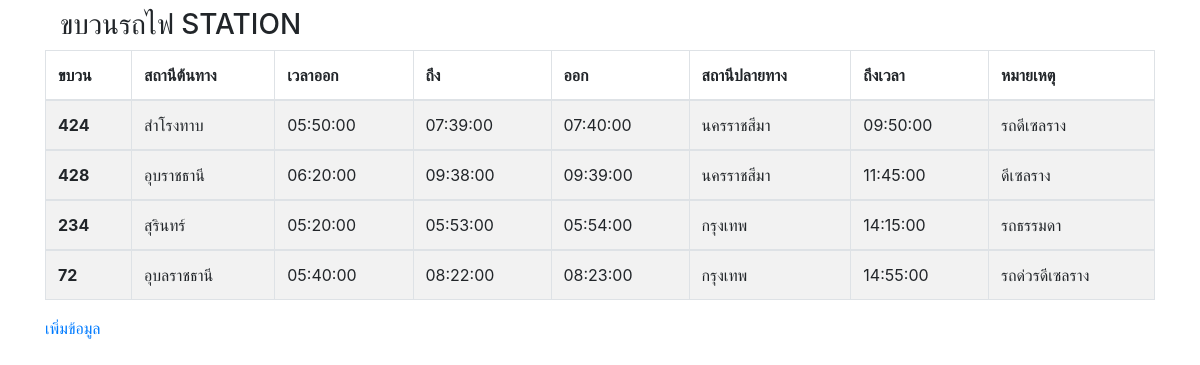
The page / on the database its author committed.
### tables this page shows
CREATE TABLE `theorigin` (
  `s_id` int(3) NOT NULL,
  `s_name` varchar(255) NOT NULL,
  `s_timeout` time NOT NULL,
  `s_notation` varchar(255) NOT NULL,
  `s_procession` int(3) NOT NULL
);

CREATE TABLE `huayrach` (
  `s_id` int(3) NOT NULL,
  `hr_to` time NOT NULL,
  `hr_out` time NOT NULL
);

CREATE TABLE `destination` (
  `s_id` int(3) NOT NULL,
  `de_name` varchar(255) NOT NULL,
  `de_time` time NOT NULL
);

### application/controllers/control_station.php (called while the page is built, shortened)
<?php
class control_station extends CI_Controller {
function __construct()
	{
		$this->load->model('model');
	}
		public function index()
	{
		$result['shows'] = $this->model->showstate();
		$this->load->view('index', $result);
	}
}

### index.php (called while the page is built, shortened)
<?php
require_once BASEPATH.'core/CodeIgniter.php';

### application/models/model.php (called while the page is built, shortened)
<?php defined('BASEPATH') or exit('No direct script access allowed');
class model extends CI_Model
{
    function showstate(){
    $result = $this->db->select('*')
            ->from("theorigin")
            ->join('destination', 'theorigin.s_id = destination.s_id')
            ->join('huayrach', 'theorigin.s_id = huayrach.s_id')
            ->where('theorigin.s_id = destination.s_id')
            ->ORDER_BY('de_time',' ASC')
            ->get();
        return $result;
    }
}

### application/views/index.php (the view, shortened to what this page needs)
<!DOCTYPE html>
<html lang="en">
<head>
    <link rel="stylesheet" href="https://stackpath.bootstrapcdn.com/bootstrap/4.4.1/css/bootstrap.min.css">
</head>
<body>
    <div class="container">
        <div class="col-md-5">
            <h1><h3>ขบวนรถไฟ STATION</h3>
        </div>
        <table id="dtBasicExample" class="table table-striped table-bordered" cellspacing="0" width="100%">
            <thead>
                <tr>
                    <th scope="col">ขบวน</th>
                    <th scope="col">สถานีต้นทาง</th>
                    <th scope="col">เวลาออก</th>
                    <th scope="col">ถึง</th>
                    <th scope="col">ออก</th>
                    <th scope="col">สถานีปลายทาง</th>
                    <th scope="col">ถึงเวลา</th>
                    <th scope="col">หมายเหตุ</th>
                </tr>
            </thead>
            <?php foreach ($shows->result_array() as $to) { ?>
                <tbody>
                    <tr>
                        <th scope="row"><?php echo $to['s_procession'] ?></th>
                        <td><?php echo $to['s_name'] ?></td>
                        <td><?php echo $to['s_timeout'] ?></td>
                        <td><?php echo $to['hr_to'] ?></td>
                        <td><?php echo $to['hr_out'] ?></td>
                        <td><?php echo $to['de_name'] ?></td>
                        <td><?php echo $to['de_time'] ?></td>
                        <td><?php echo $to['s_notation'] ?></td>
                    </tr>
                </tbody>
            <?php } ?>
        </table>
        <a href=<?php echo site_url('control_station/showadd') ?>>เพิ่มข้อมูล</a>
    </div>
</body>
</html>

### rows shown on the page
theorigin: s_procession "424", s_name "สำโรงทาบ", s_timeout "05:50:00", huayrach.hr_to "07:39:00", huayrach.hr_out "07:40:00", s_id.de_name "นครราชสีมา", s_id.de_time "09:50:00", s_notation "รถดีเซลราง"
theorigin: s_procession "428", s_name "อุบราชธานี", s_timeout "06:20:00", huayrach.hr_to "09:38:00", huayrach.hr_out "09:39:00", s_id.de_name "นครราชสีมา", s_id.de_time "11:45:00", s_notation "ดีเซลราง"
theorigin: s_procession "234", s_name "สุรินทร์", s_timeout "05:20:00", huayrach.hr_to "05:53:00", huayrach.hr_out "05:54:00", s_id.de_name "กรุงเทพ", s_id.de_time "14:15:00", s_notation "รถธรรมดา"
theorigin: s_procession "72", s_name "อุบลราชธานี", s_timeout "05:40:00", huayrach.hr_to "08:22:00", huayrach.hr_out "08:23:00", s_id.de_name "กรุงเทพ", s_id.de_time "14:55:00", s_notation "รถด่วรดีเซลราง"
